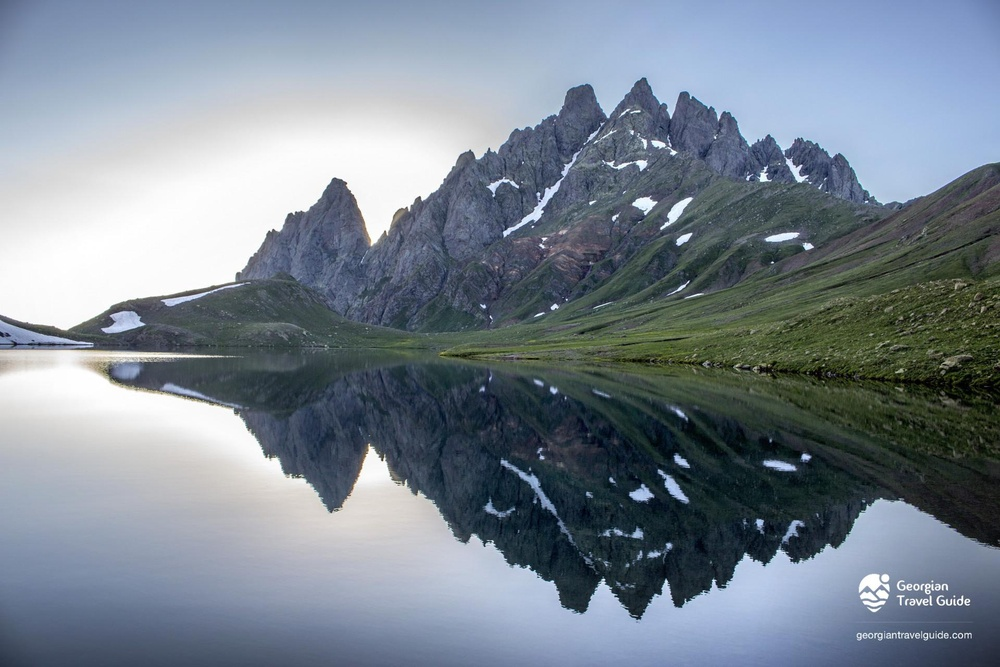
#> input picture OpenCV/images/toba.jpg, 1000 x 667 px, shrunk from 1920 x 1280 before the run
$ python 12-histograms-2D.py
#> lines starting #> are read from the running program, lines starting #| are printed output that depends on the picture
import numpy as np
import cv2 as cv
import matplotlib.pyplot as plt

img = cv.imread("../images/toba.jpg")
#> img is the input picture: shape (667, 1000, 3); mean B, G, R 144.4, 132.9, 121.6
hsv = cv.cvtColor(img, cv.COLOR_BGR2HSV)
#> hsv: shape (667, 1000, 3); mean H, S, V 86.2, 60.8, 147.1
hist = cv.calcHist([hsv], [0, 1], None, [180, 256], [0, 180, 0, 256])
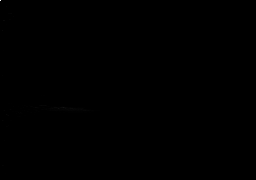
#> hist: shape (180, 256) float32; min 0, max 68832, mean 14.5; drawn with min black and max white

# h, s, v = cv.split(img)
# hist, xbins, ybins = np.histogram2d(h.ravel(), s.ravel(), [180, 256], [[0, 180], [0, 256]])
fig, ax = plt.subplots(1, 2, figsize=(3, 3))
ax[0].imshow(img)
ax[1].imshow(hist, interpolation='nearest')
plt.show()
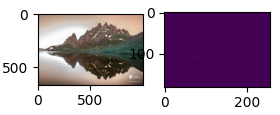
#> figure drawn by matplotlib, 2 panels; B, G, R data is drawn as R, G, B
